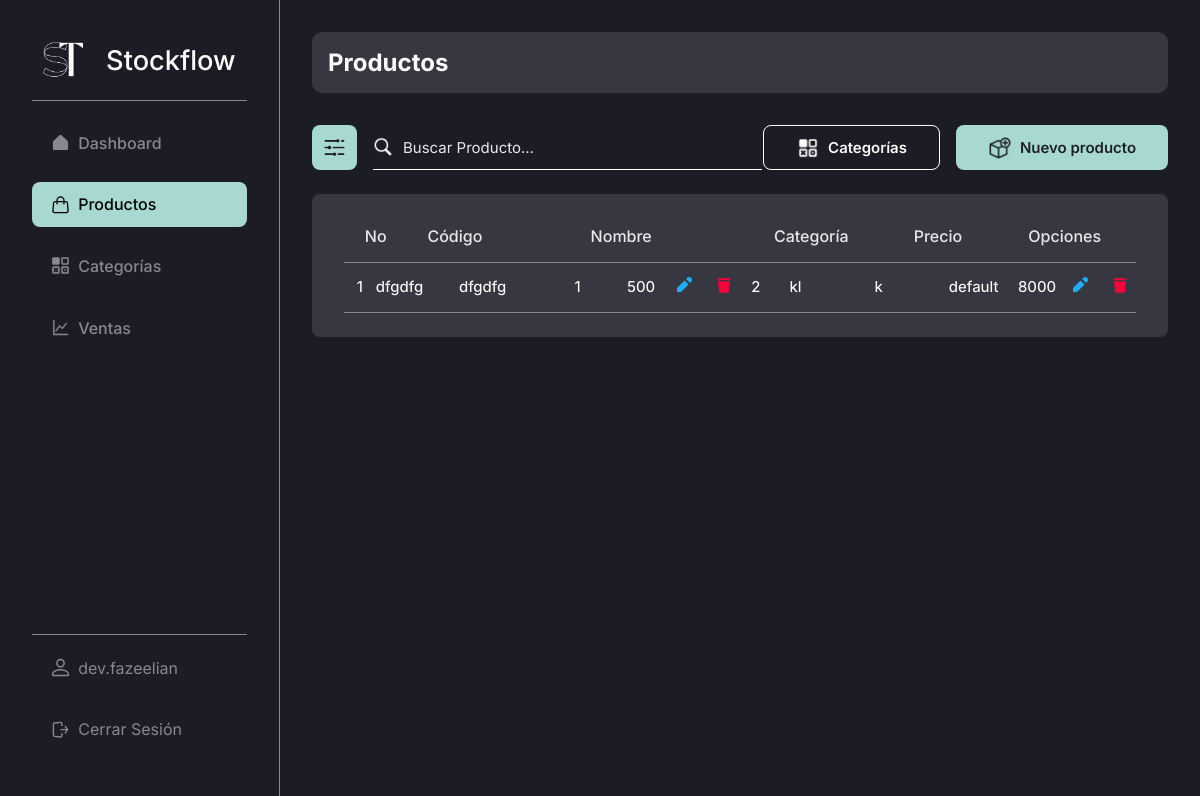
The page /admin/products/ (signed in) on the database as committed earlier.
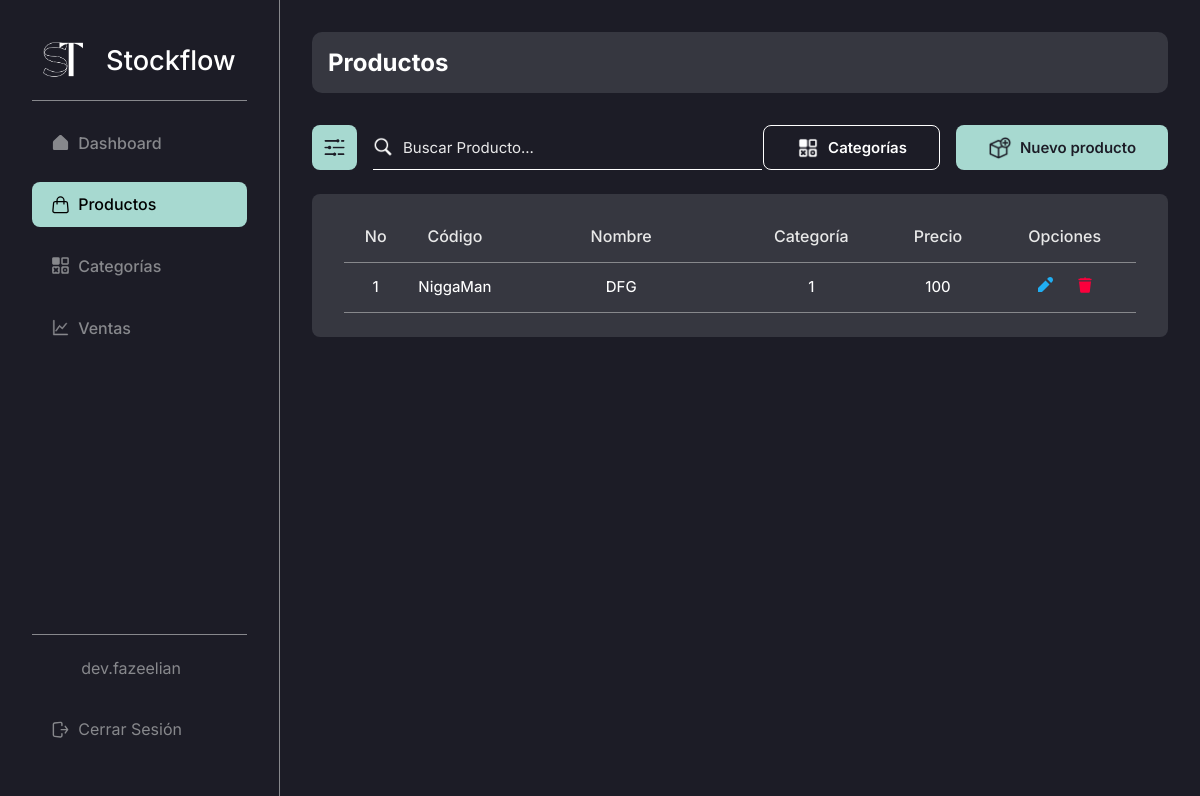
The same page on the database as committed later.
### stockflow/models.py (models this page shows, shortened)
class User(db.Model):
    id = db.Column(db.Integer, primary_key = True) # Primary key
    email = db.Column(db.String(255), unique = True, nullable = False)
    username = db.Column(db.String(20), unique = True, nullable = False)
    names = db.Column(db.String(50), nullable = True, default="")
    last_names = db.Column(db.String(50), nullable = True, default="")
    password = db.Column(db.Text, nullable = False)
    profile_photo = db.Column(db.String(255), nullable=True, default="")

class Product(db.Model):
    id = db.Column(db.Integer, primary_key = True) # Primary key
    created_by = db.Column(db.Integer, db.ForeignKey("user.id"), nullable = False) # Foreign key
    code = db.Column(db.String(10), nullable=False)
    name = db.Column(db.String(100), nullable = False)
    category = db.Column(db.String(50), db.ForeignKey("category.name"), nullable = False) # Foreign key
    price = db.Column(db.Integer, nullable = False)
    image = db.Column(db.String(255), nullable = True)

### stockflow/admin.py (the view)
@bp.route("/products/")
@login_required
def products():
    products = Product.query.filter(Product.created_by == g.user.id).all()
    return render_template("modules/products/index.html", products = products)

### stockflow/auth.py (called while the page is built)
def login_required(view):
    @functools.wraps(view)
    def wrapped_view(**kwargs):
        if g.user is None:
            message = "Debes iniciar sesión"
            flash(message)
            return redirect(url_for("auth.login"))
        return view(**kwargs)
    return wrapped_view

@bp.before_app_request # Execute the next function in every request, every page
def load_logged_in_user():
    user_id = session.get("user_id")
    if user_id is None:
        g.user = None
    else:
        g.user = User.query.get_or_404(user_id)

### stockflow/templates/modules/products/index.html (shortened to what this page needs)
{% extends 'base-admin.html' %}
{% block content %}
    <head>
        <link rel="stylesheet" href="{{ url_for('static', filename='css/modules/products.css') }}">
    </head>
    <div class="content-group inter bg-black-light">
        <h2 class="color-white inter">Productos</h2>
    </div>
    <div class="top-page">
        <div class="cont-search">
            <button class="btn-search-filter bg-turquese-light-blue">
                <img src="{{ url_for('static', filename='img/icons/filter.png') }}" alt="">
            </button>
            <div class="search-bar">
                <img src="{{ url_for('static', filename='img/icons/search.png') }}" alt="">
                <input type="text" class="color-white inter" name="search" id="search" placeholder="Buscar Producto...">
            </div>
        </div>
        <div class="cont-create" style="gap: 1rem;">
            <a href="{{ url_for('admin.categories') }}" class="btn-create bg-black color-white inter" style="border: 1px solid white;">
                <img src="{{ url_for('static', filename='img/icons/categories.png') }}" alt="">
                <h2>Categorías</h2>
            </a>
            <a href="{{ url_for('admin.new_product') }}" class="btn-create bg-turquese-light-blue color-black inter">
                <img src="{{ url_for('static', filename='img/icons/add-product.png') }}" alt="">
                <h2>Nuevo producto</h2>
            </a>
        </div>
    </div>
    <table class="table inter bg-black-light">
        <thead>
            <tr class="thead color-white-gray">
                <th class="th th-no-prods">No</th>
                <th class="th th-code-prods">Código</th>
                <th class="th th-name-prods">Nombre</th>
                <th class="th th-category-prods">Categoría</th>
                <th class="th th-price-prods">Precio</th>
                <th class="th th-options-prods">Opciones</th>
            </tr>
        </thead>
        <tbody>
            <tr class="tbody">
                {% for product in products | reverse %}
                    <td class="td td-no-prods">{{ loop.index }}</td>
                    <td class="td td-code-prods">{{ product.code }}</td>
                    <td class="td td-name-prods"><a href="#" class="color-white">{{ product.name }}</a></td>
                    <td class="td td-category-prods">{{ product.category }}</td>
                    <td class="td td-price-prods">{{ product.price }}</td>
                    <td class="td td-options-prods">
                        <a href="#">
                            <svg
                                xmlns="http://www.w3.org/2000/svg"
                                viewBox="0 0 16 16"
                                fill="#20AEF3"
                            >
                                <path
                                    d="M12.527 7.473L8.527 3.473 1 11 1 15 5 15zM11.172.828l-1.065 1.065 4 4 1.065-1.065c1.105-1.105 1.105-2.895 0-4l0 0C14.067-.276 12.276-.276 11.172.828z"
                                />
                            </svg>
                        </a>
                        <a href="#">
                        </a>
                    </td>
                {% endfor %}
            </tr>
        </tbody>
    </table>
{% endblock %}

### stockflow/templates/base-admin.html (shortened to what this page needs)
<!DOCTYPE html>
<html lang="es">
<head>
    <link rel="stylesheet" href="{{ url_for('static', filename='css/global.css') }}">
    <link rel="stylesheet" href="{{ url_for('static', filename='css/base.css') }}">
    <link rel="stylesheet" href="{{ url_for('static', filename='css/tables.css') }}">
    <link rel="stylesheet" href="{{ url_for('static', filename='css/search.css') }}">
    <link rel="stylesheet" href="{{ url_for('static', filename='css/form.css') }}">
</head>
<body>
    <aside class="side-bar inter bg-black br-gray-1">
        <section class="side-bar-main">
            <h1 class="inter">
                <a href="{{ url_for('admin.dashboard') }}" class="color-white">
                    <img src="{{ url_for('static', filename='img/logo.png') }}" alt="">
                    Stockflow
                </a>
            </h1>
            <br>
            <div class="side-bar-divider" />
            <nav class="side-nav-bar">
                <a
                    href="{{ url_for('admin.dashboard') }}"
                    class="item-side-nav-bar inter {% if request.endpoint == 'admin.dashboard' %}item-side-nav-bar--active{% endif %}"
                >
                    Dashboard
                </a>
                <a
                    href="{{ url_for('admin.products') }}"
                    class="item-side-nav-bar inter {% if request.endpoint == 'admin.products' %}item-side-nav-bar--active{% endif %}"
                >
                    Productos
                </a>
                <a
                    href="{{ url_for('admin.categories') }}"
                    class="item-side-nav-bar inter {% if request.endpoint == 'admin.categories' %}item-side-nav-bar--active{% endif %}"
                >
                    Categorías
                </a>
                <a
                    href="{{ url_for('admin.sales') }}"
                    class="item-side-nav-bar inter {% if request.endpoint == 'admin.sales' %}item-side-nav-bar--active{% endif %}"
                >
                    Ventas
                </a>
            </nav>
        </section>
        <footer class="side-bar-footer" style="flex-direction: column;">
            <a
                href="{{ url_for('admin.profile') }}"
                class="item-side-nav-bar inter {% if request.endpoint == 'admin.profile' %}item-side-nav-bar--active{% endif %}"
            >
                {{ g.user.username }}
            </a>
            <a href="{{ url_for('auth.logout') }}" class="item-side-nav-bar inter">
                Cerrar Sesión
            </a>
        </footer>
    </aside>
    <main class="page-content bg-black">
        {% block content %}{% endblock %}
    </main>
</body>
</html>

### stockflow/static/css/global.css (style rules this page uses)
* { box-sizing: border-box; padding: 0; margin: 0; }
body { display: flex; width: 100%; height: 100%; }
a { text-decoration: none; }
.page-content { display: flex; width: 100%; height: 100%; min-height: 100vh; margin-left: 280px; flex-direction: column; color: white; padding: 2rem; }
.content-group { display: flex; width: 100%; padding: 1rem; border-radius: 10px; }
.bg-black { background-color: #1C1C26; }
.bg-black-light { background-color: #363740; }
.bg-turquese-light-blue { background-color: #A7D9D0; }
.color-black { color: #1C1C26; }
.color-white { color: #FFF; }
.color-white-gray { color: #E8E8E8; }
.inter { font-family: "Inter", sans-serif; font-optical-sizing: auto; font-style: normal; }
.br-gray-1 { border-right: 1px solid #87888C; }

### stockflow/static/css/base.css (style rules this page uses)
.side-bar { display: flex; position: fixed; z-index: 1; top: 0; left: 0; width: 280px; flex-direction: column; height: 100vh; padding: 2.5rem 2rem 2rem; justify-content: space-between; }
.side-bar h1 { text-align: center; font-weight: 500; }
.side-bar h1 a { display: flex; font-size: 2rem; align-items: center; justify-content: space-around; }
.side-bar h1 a img { width: 40px; height: 40px; }
.side-bar-main { display: flex; width: 100%; height: auto; flex-direction: column; }
.side-nav-bar { display: flex; width: 100%; height: auto; list-style: none; flex-direction: column; margin-top: 20px; }
.side-nav-bar a { font-weight: 500; }
.item-side-nav-bar, .item-side-nav-bar--active { display: flex; width: 100%; height: auto; padding: 1rem 1.5rem 1rem; border-radius: 8px; margin-bottom: 1rem; text-decoration: none; align-items: center; gap: 10px; }
.item-side-nav-bar { color: #87888C; }
.item-side-nav-bar--active { color: black; background-color: #A7D9D0; }
.item-side-nav-bar--active svg { color: black !important; }
.item-side-nav-bar svg, .item-side-nav-bar--active svg { width: 20px; height: 20px; }
.item-side-nav-bar svg { color: #87888C !important; }
.side-bar-divider { display: flex; width: 100%; height: 1px; background-color: #87888C; }
.side-bar-footer { display: flex; width: 100%; min-height: 1px; border-top: 1px solid #87888C; align-items: center; justify-content: center; padding-top: 10px; }
@media screen and (max-width: 1440px) { .side-bar h1 a { font-size: 1.7rem; } }
@media screen and (max-width: 1440px) { .item-side-nav-bar, .item-side-nav-bar--active { padding: 0.8rem 1.2rem 0.8rem; gap: 8px; } }
@media screen and (max-width: 1440px) { .item-side-nav-bar svg, .item-side-nav-bar--active svg { width: 19px; height: 19px; } }

### stockflow/static/css/tables.css (style rules this page uses)
.table { display: flex; width: 100%; height: auto; margin: 2rem 0 2rem; flex-direction: column; border-radius: 8px; padding: 0 1.7rem 2rem; }
.thead { display: flex; width: 100%; height: auto; justify-content: space-between; padding: 1rem 0 0; border-bottom: 1px solid #87888C; }
.th { display: flex; width: auto; height: auto; padding: 1rem; font-size: 18px; justify-content: center; align-items: center; font-weight: 500; }
.tbody { display: flex; width: 100%; height: 100%; justify-content: space-between; border-bottom: 1px solid #87888C; }
.td { display: flex; width: auto; height: 100%; font-size: 16px; justify-content: center; align-items: center; text-align: center; padding: 1rem 0 1rem; font-weight: 450; }
.td svg { width: 18px; height: 18px; }
@media screen and (max-width: 1440px) { .table { margin: 1.5rem 0 1.5rem; padding: 0 2rem 1.5rem; } }
@media screen and (max-width: 1440px) { .th { font-size: 16px; } }
@media screen and (max-width: 1440px) { .td { font-size: 15px; padding: 0.9rem 0 0.9rem; } }
@media screen and (max-width: 1440px) { .td svg { width: 16px; height: 16px; } }

### stockflow/static/css/modules/products.css (style rules this page uses)
.th-no-prods, .td-no-prods { width: 8%; }
.th-code-prods, .td-code-prods { width: 12%; }
.th-name-prods, .td-name-prods { width: 30%; }
.th-category-prods, .td-category-prods { width: 18%; }
.th-price-prods, .td-price-prods { width: 14%; }
.th-options-prods, .td-options-prods { width: 18%; }
.td-options-prods { gap: 1.5rem; }

Rows that differ between the two databases and show on the page:
removed Product: code "dfgdfg", name "dfgdfg", category "1", price "500"
changed Product: code "kl" → "NiggaMan"; name "k" → "DFG"; category "default" → "1"; price "8000" → "100"
